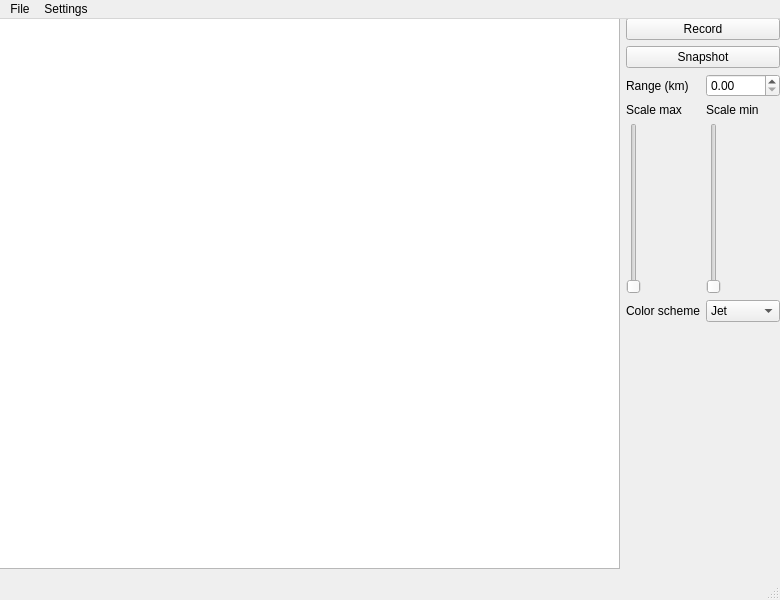
<?xml version="1.0" encoding="UTF-8"?>
<ui version="4.0">
 <class>MainWindow</class>
 <widget class="QMainWindow" name="MainWindow">
  <property name="geometry">
   <rect>
    <x>0</x>
    <y>0</y>
    <width>780</width>
    <height>600</height>
   </rect>
  </property>
  <property name="windowTitle">
   <string>MainWindow</string>
  </property>
  <widget class="QWidget" name="centralwidget">
   <widget class="QWidget" name="horizontalLayoutWidget">
    <property name="geometry">
     <rect>
      <x>-1</x>
      <y>-1</y>
      <width>781</width>
      <height>551</height>
     </rect>
    </property>
    <layout class="QHBoxLayout" name="horizontalLayout">
     <item>
      <widget class="QGraphicsView" name="graphicsView"/>
     </item>
     <item>
      <layout class="QVBoxLayout" name="verticalLayout">
       <item>
        <widget class="QPushButton" name="recordButton">
         <property name="text">
          <string>Record</string>
         </property>
        </widget>
       </item>
       <item>
        <widget class="QPushButton" name="snapshotButton">
         <property name="text">
          <string>Snapshot</string>
         </property>
        </widget>
       </item>
       <item>
        <layout class="QGridLayout" name="gridLayout">
         <item row="2" column="0">
          <widget class="QLabel" name="scaleMaxSpinBoxLabel">
           <property name="text">
            <string>Scale max</string>
           </property>
          </widget>
         </item>
         <item row="0" column="1">
          <widget class="QDoubleSpinBox" name="rangeSpinBox">
           <property name="maximumSize">
            <size>
             <width>188</width>
             <height>16777215</height>
            </size>
           </property>
          </widget>
         </item>
         <item row="0" column="0">
          <widget class="QLabel" name="rangeSpinBoxLabel">
           <property name="text">
            <string>Range (km)</string>
           </property>
          </widget>
         </item>
         <item row="6" column="1">
          <widget class="QComboBox" name="colorSchemeComboBox">
           <item>
            <property name="text">
             <string>Jet</string>
            </property>
           </item>
           <item>
            <property name="text">
             <string>Copper</string>
            </property>
           </item>
           <item>
            <property name="text">
             <string>Spectral</string>
            </property>
           </item>
          </widget>
         </item>
         <item row="6" column="0">
          <widget class="QLabel" name="colorSchemeComboBoxLabel">
           <property name="text">
            <string>Color scheme</string>
           </property>
          </widget>
         </item>
         <item row="2" column="1">
          <widget class="QLabel" name="scaleMinSpinBoxLabel">
           <property name="text">
            <string>Scale min</string>
           </property>
          </widget>
         </item>
         <item row="4" column="1">
          <widget class="QSlider" name="verticalSlider_2">
           <property name="orientation">
            <enum>Qt::Vertical</enum>
           </property>
          </widget>
         </item>
         <item row="4" column="0">
          <widget class="QSlider" name="verticalSlider">
           <property name="orientation">
            <enum>Qt::Vertical</enum>
           </property>
          </widget>
         </item>
        </layout>
       </item>
       <item>
        <spacer name="verticalSpacer">
         <property name="orientation">
          <enum>Qt::Vertical</enum>
         </property>
         <property name="sizeHint" stdset="0">
          <size>
           <width>20</width>
           <height>40</height>
          </size>
         </property>
        </spacer>
       </item>
      </layout>
     </item>
    </layout>
   </widget>
  </widget>
  <widget class="QMenuBar" name="menubar">
   <property name="geometry">
    <rect>
     <x>0</x>
     <y>0</y>
     <width>780</width>
     <height>25</height>
    </rect>
   </property>
   <widget class="QMenu" name="menuFile">
    <property name="title">
     <string>File</string>
    </property>
    <addaction name="actionChoose_storage_location"/>
    <addaction name="actionQuit"/>
   </widget>
   <widget class="QMenu" name="menuSettings">
    <property name="title">
     <string>Settings</string>
    </property>
    <addaction name="actionConfigure_radar"/>
    <addaction name="actionConfigure_scope"/>
    <addaction name="actionConnect"/>
   </widget>
   <addaction name="menuFile"/>
   <addaction name="menuSettings"/>
  </widget>
  <widget class="QStatusBar" name="statusbar"/>
  <action name="actionConfigure_radar">
   <property name="text">
    <string>Configure radar...</string>
   </property>
  </action>
  <action name="actionConfigure_scope">
   <property name="text">
    <string>Configure scope...</string>
   </property>
  </action>
  <action name="actionConnect">
   <property name="text">
    <string>Connect</string>
   </property>
  </action>
  <action name="actionChoose_storage_location">
   <property name="text">
    <string>Choose storage</string>
   </property>
  </action>
  <action name="actionQuit">
   <property name="text">
    <string>Quit</string>
   </property>
  </action>
 </widget>
 <resources/>
 <connections/>
</ui>
